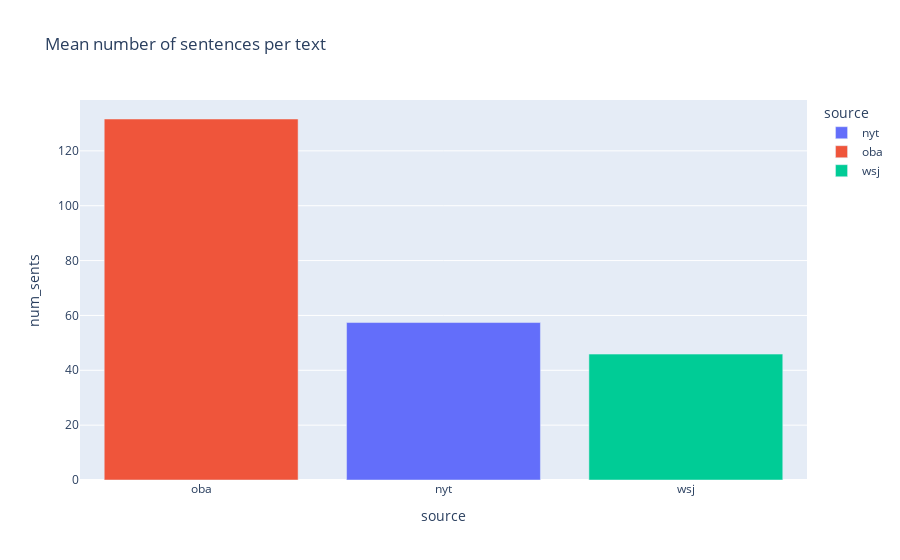

Notebook source saved alongside this figure:
### Markdown cell above
<A HREF="https://plotly.com/python/plotly-express/">Plotly Express</A><BR><A HREF="https://pandas.pydata.org/Pandas_Cheat_Sheet.pdf">Pandas cheat sheet</A>

### Code cell
# Mean number of sentences per text
means = tidy_data.groupby('source').mean(numeric_only=True)
fig = px.bar(means, x=means.index, y="num_sents", color=means.index, 
            title= 'Mean number of sentences per text')
fig.update_layout(xaxis={'categoryorder':'array', 'categoryarray':['oba','nyt','wsj']})
fig.show()

### Figure 1 — Plotly figure (JSON) as saved in the notebook; plotly's stock layout.template omitted (floating-point values rounded to 4 significant figures)
{"data": [{"alignmentgroup": "True", "hovertemplate": "source=%{x}<br>num_sents=%{y}<extra></extra>", "legendgroup": "nyt", "marker": {"color": "#636efa", "pattern": {"shape": ""}}, "name": "nyt", "offsetgroup": "nyt", "orientation": "v", "showlegend": true, "textposition": "auto", "type": "bar", "x": ["nyt"], "xaxis": "x", "y": [57.41], "yaxis": "y"}, {"alignmentgroup": "True", "hovertemplate": "source=%{x}<br>num_sents=%{y}<extra></extra>", "legendgroup": "oba", "marker": {"color": "#EF553B", "pattern": {"shape": ""}}, "name": "oba", "offsetgroup": "oba", "orientation": "v", "showlegend": true, "textposition": "auto", "type": "bar", "x": ["oba"], "xaxis": "x", "y": [131.6], "yaxis": "y"}, {"alignmentgroup": "True", "hovertemplate": "source=%{x}<br>num_sents=%{y}<extra></extra>", "legendgroup": "wsj", "marker": {"color": "#00cc96", "pattern": {"shape": ""}}, "name": "wsj", "offsetgroup": "wsj", "orientation": "v", "showlegend": true, "textposition": "auto", "type": "bar", "x": ["wsj"], "xaxis": "x", "y": [45.9], "yaxis": "y"}], "layout": {"barmode": "relative", "legend": {"title": {"text": "source"}, "tracegroupgap": 0}, "title": {"text": "Mean number of sentences per text"}, "xaxis": {"anchor": "y", "categoryarray": ["oba", "nyt", "wsj"], "categoryorder": "array", "domain": [0, 1], "title": {"text": "source"}}, "yaxis": {"anchor": "x", "domain": [0, 1], "title": {"text": "num_sents"}}}}
